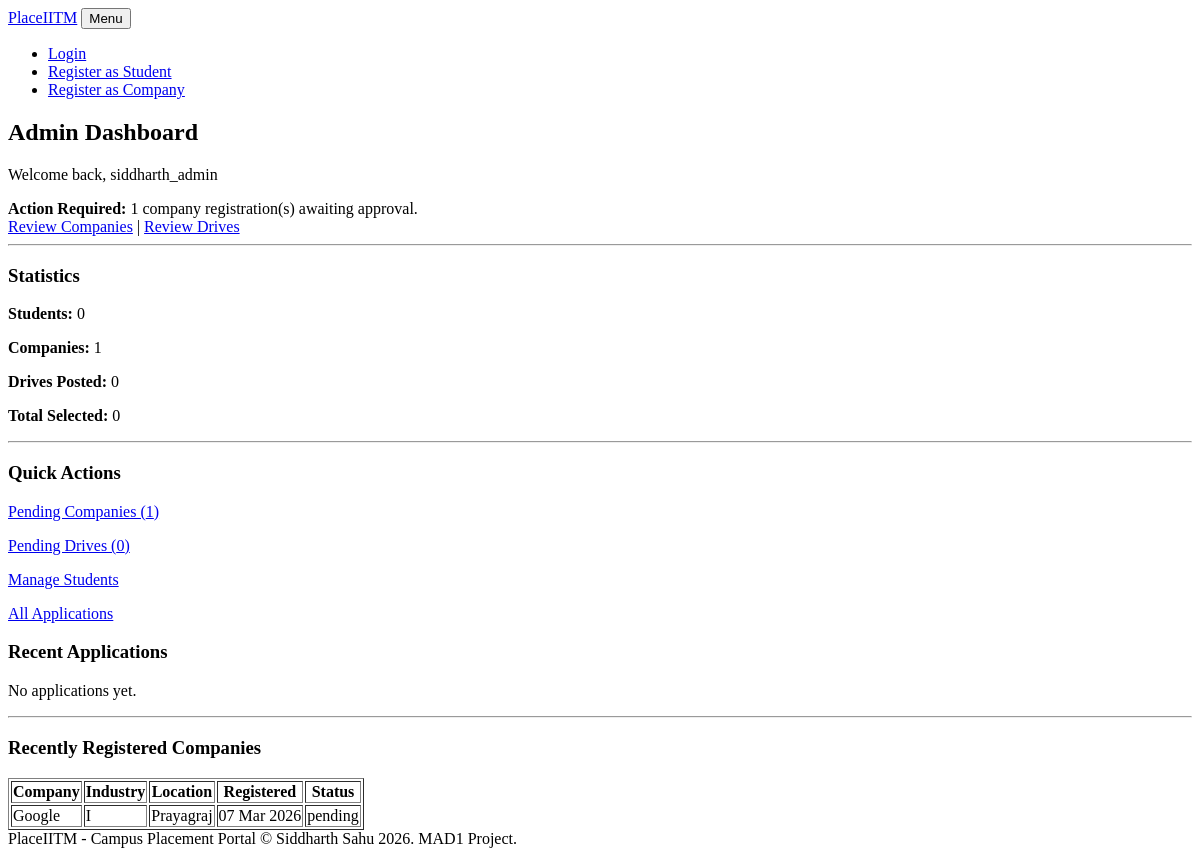
The app's page /admin/dashboard (signed in), older data.
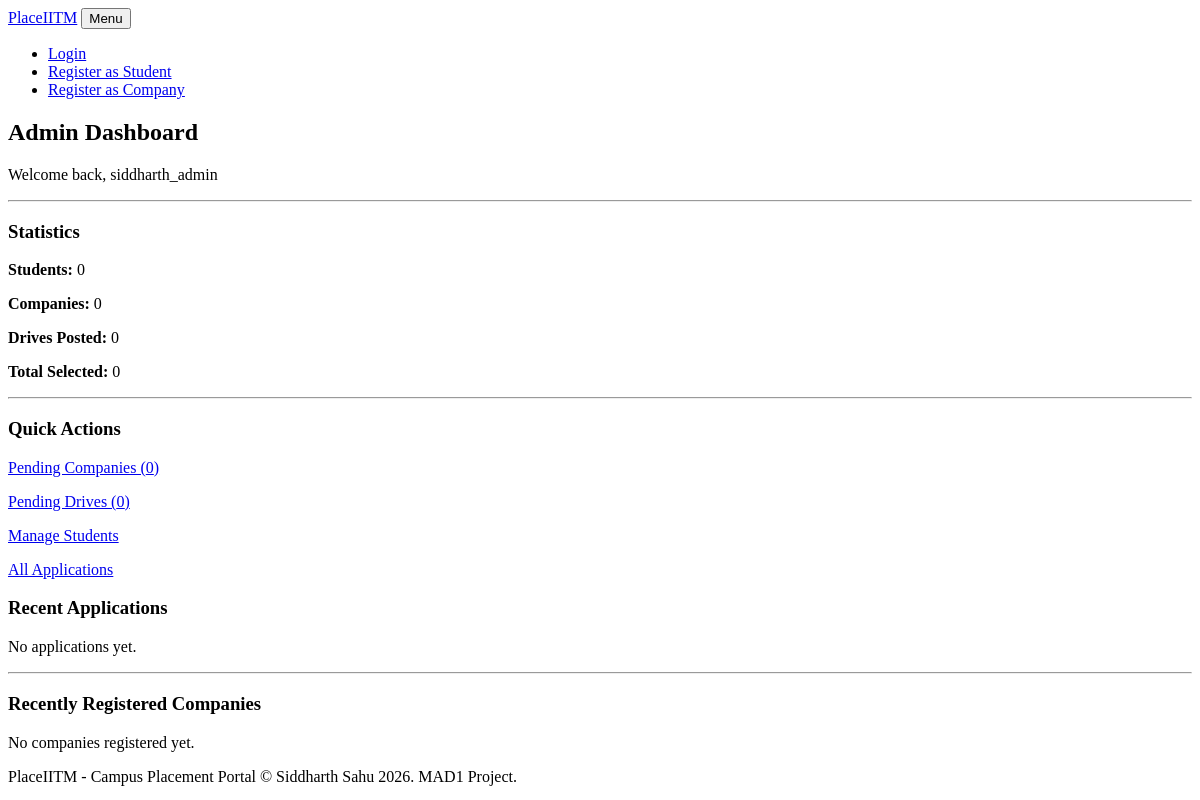
The same page, newer data.
### models.py (models this page shows, shortened)
class User(UserMixin, db.Model):
    __tablename__ = "users"
    id = db.Column(db.Integer, primary_key=True)
    username = db.Column(db.String(120), unique=True, nullable=False)
    role = db.Column(db.String(30), nullable=False)
    email = db.Column(db.String(191), unique=True, nullable=False, index=True)
    passwd = db.Column(db.String(256), nullable=False)
    is_active = db.Column(db.Boolean, default=True)
    created_at = db.Column(db.DateTime, default= datetime.utcnow)
    updated_at = db.Column(db.DateTime, default= datetime.utcnow, onupdate=datetime.utcnow)
    is_blacklisted = db.Column(db.Boolean, default=False)
    def is_admin(self):
        return self.role == Admin_role

class Company(db.Model):
    __tablename__ = "companies"
    id = db.Column(db.Integer, primary_key=True)
    user_id = db.Column(db.Integer, db.ForeignKey('users.id'), nullable=False, unique=True)
    company_name = db.Column(db.String(200), nullable=False)
    industry = db.Column(db.String(100))
    hr_name = db.Column(db.String(100))
    hr_contact = db.Column(db.String(100))
    website = db.Column(db.String(200))
    description = db.Column(db.Text)
    location = db.Column(db.String(100))
    approval_status = db.Column(db.String(30), default='pending', nullable=False)
    registered_at = db.Column(db.DateTime, default= datetime.utcnow)
    updated_at = db.Column(db.DateTime, default= datetime.utcnow, onupdate=datetime.utcnow)

### app.py (the view)
@app.route('/admin/dashboard')
@admin_required
def admin_dashboard():
    total_students = Student.query.count()
    total_companies = Company.query.count()
    total_drives = PlacementDrive.query.count()
    total_apps = Application.query.count()
    pending_cos = Company.query.filter_by(approval_status=Pending_status).count()
    pending_drives = PlacementDrive.query.filter_by(status=Pending_status).count()
    total_selected = Application.query.filter_by(status=Selected_status).count()
    recent_apps = (Application.query.join(Student).join(PlacementDrive).join(Company).order_by(Application.applied_at.desc()).limit(8).all())
    recent_cos = Company.query.order_by(Company.registered_at.desc()).limit(6).all()
    return render_template('admin_dashboard.html', total_students=total_students, total_companies=total_companies, total_drives=total_drives, total_apps=total_apps, pending_cos=pending_cos, pending_drives=pending_drives, total_selected=total_selected, recent_apps=recent_apps, recent_cos=recent_cos)

### app.py (called while the page is built)
@login_manager.user_loader
def load_user(user_id):
    return User.query.get(int(user_id))

def admin_required(f):
    @wraps(f)
    @login_required
    def decorated(*args, **kwargs):
        if not current_user.is_admin():
            flash('Acces denied - Admins allowed only.', 'danger')
            abort(403)
        return f(*args, **kwargs)
    return decorated

### templates/admin_dashboard.html (shortened to what this page needs)
{% extends "base.html" %}
{% block content %}
<h2>Admin Dashboard</h2>
<p>Welcome back, {{ current_user.username }}</p>
{% if pending_cos > 0 or pending_drives > 0 %}
<div>
    <strong>Action Required:</strong>
    {% if pending_cos > 0 %}
        {{ pending_cos }} company registration(s) awaiting approval.
    {% endif %}
    <br>
    <a href="{{ url_for('admin_companies') }}">Review Companies</a> |
    <a href="{{ url_for('admin_drives') }}">Review Drives</a>
</div>
{% endif %}
<hr>
<h3>Statistics</h3>
<p><strong>Students:</strong> {{ total_students }}</p>
<p><strong>Companies:</strong> {{ total_companies }}</p>
<p><strong>Drives Posted:</strong> {{ total_drives }}</p>
<p><strong>Total Selected:</strong> {{ total_selected }}</p>
<hr>
<h3>Quick Actions</h3>
<p>
<a href="{{ url_for('admin_companies') }}">Pending Companies ({{ pending_cos }})</a>
</p>
<p>
<a href="{{ url_for('admin_drives') }}">Pending Drives ({{ pending_drives }})</a>
</p>
<p>
<a href="{{ url_for('admin_students') }}">Manage Students</a>
</p>
<p>
<a href="{{ url_for('admin_applications') }}">All Applications</a>
</p>
<h3>Recent Applications</h3>
{% if recent_apps %}
<table border="1">
    <tr>
        <th>Student</th>
        <th>Roll No.</th>
        <th>Company</th>
        <th>Role</th>
        <th>Date</th>
        <th>Status</th>
    </tr>
    {% for app in recent_apps %}
    <tr>
        <td>{{ app.student.name }}</td>
        <td>{{ app.student.roll_number }}</td>
        <td>{{ app.drive.company.company_name }}</td>
        <td>{{ app.drive.job_title }}</td>
        <td>{{ app.application_date.strftime('%d %b %Y') }}</td>
        <td>{{ app.status }}</td>
    </tr>
    {% endfor %}
</table>
{% else %}
<p>No applications yet.</p>
{% endif %}
<hr>
<h3>Recently Registered Companies</h3>
{% if recent_cos %}
<table border="1">
    <tr>
        <th>Company</th>
        <th>Industry</th>
        <th>Location</th>
        <th>Registered</th>
        <th>Status</th>
    </tr>
    {% for co in recent_cos %}
    <tr>
        <td>{{ co.company_name }}</td>
        <td>{{ co.industry or '—' }}</td>
        <td>{{ co.location or '—' }}</td>
        <td>{{ co.registered_at.strftime('%d %b %Y') }}</td>
        <td>{{ co.approval_status }}</td>
    </tr>
    {% endfor %}
</table>
{% else %}
<p>No companies registered yet.</p>
{% endif %}
{% endblock %}

### templates/base.html (shortened to what this page needs)
<!DOCTYPE html>
<html lang="en">
<head>
</head>
<body>
    <nav>
        <div>
            <a href="/">PlaceIITM</a>
            <button class="navbar-toggler" type="button">Menu</button>
            <div>
                <ul>
                    <li><a href="/login">Login</a></li>
                    <li><a href="/reg_student">Register as Student</a></li>
                    <li><a href="/reg_company">Register as Company</a></li>
                </ul>
            </div>
        </div>
    </nav>
    <main>
        {% block content %}{% endblock %}
    </main>
    <footer>
        PlaceIITM - Campus Placement Portal &copy; Siddharth Sahu 2026. MAD1 Project.
    </footer>
</body>
</html>

Row changes from the older to the newer data that the page shows:
removed Company: company_name "Google", industry "I", location "Prayagraj", registered_at "07 Mar 2026", approval_status "pending"
Text that changed along with them:
{{ total_companies }}: "1" → "0"
{{ pending_cos }}: "1" → "0"
{{ pending_cos }}: "1" → (not shown)
text no longer shown: "Action Required: company registration(s) awaiting approval. Review Companies | Review Drives Company Industry Location Registered Status"
text now shown: "No companies registered yet."
